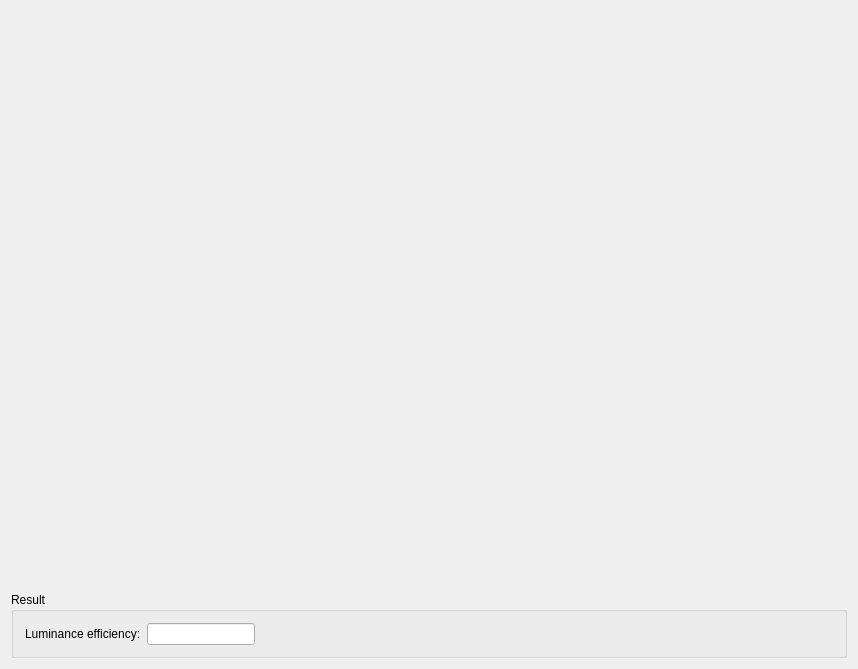
<?xml version="1.0" encoding="UTF-8"?>
<ui version="4.0">
 <class>LumEfficiencyDialogClass</class>
 <widget class="QDialog" name="LumEfficiencyDialogClass">
  <property name="geometry">
   <rect>
    <x>0</x>
    <y>0</y>
    <width>858</width>
    <height>669</height>
   </rect>
  </property>
  <property name="windowTitle">
   <string>LumEfficiencyDialog</string>
  </property>
  <layout class="QVBoxLayout" name="verticalLayout" stretch="1,0">
   <property name="spacing">
    <number>20</number>
   </property>
   <item>
    <widget class="ColorBarViewer" name="viewer" native="true"/>
   </item>
   <item>
    <widget class="QGroupBox" name="groupBox">
     <property name="title">
      <string>Result</string>
     </property>
     <layout class="QHBoxLayout" name="horizontalLayout" stretch="0,0,1">
      <property name="bottomMargin">
       <number>10</number>
      </property>
      <item>
       <widget class="QLabel" name="label_2">
        <property name="text">
         <string>Luminance efficiency:</string>
        </property>
       </widget>
      </item>
      <item>
       <widget class="QLineEdit" name="lineEdit_value"/>
      </item>
      <item>
       <spacer name="horizontalSpacer">
        <property name="orientation">
         <enum>Qt::Horizontal</enum>
        </property>
        <property name="sizeHint" stdset="0">
         <size>
          <width>236</width>
          <height>20</height>
         </size>
        </property>
       </spacer>
      </item>
     </layout>
    </widget>
   </item>
  </layout>
 </widget>
 <layoutdefault spacing="6" margin="11"/>
 <customwidgets>
  <customwidget>
   <class>ColorBarViewer</class>
   <extends>QWidget</extends>
   <header location="global">CameraViewer\ColorBarViewer.h</header>
   <container>1</container>
  </customwidget>
 </customwidgets>
 <resources/>
 <connections/>
</ui>
